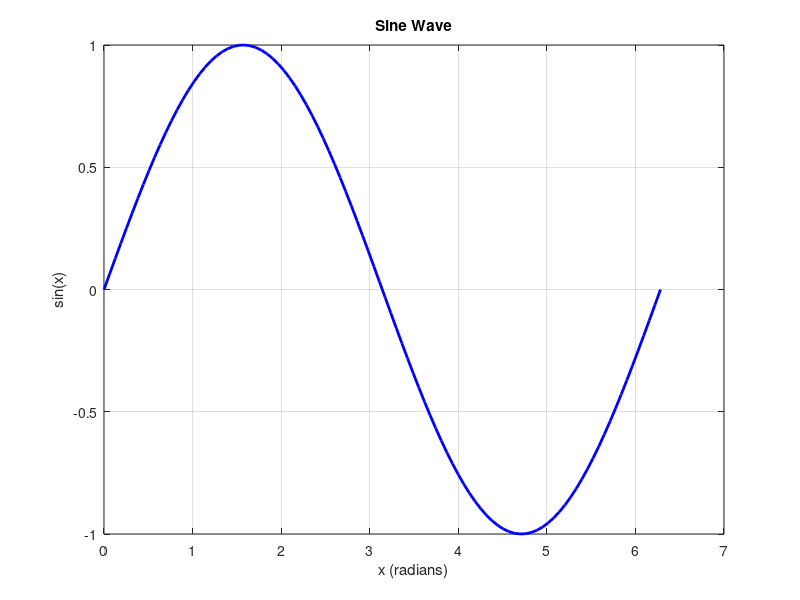

Source code (MATLAB):
% Generate x values from 0 to 2*pi
x = linspace(0, 2*pi, 100);

% Calculate y values (sine of x)
y = sin(x);

% Create a new figure
figure;

% Plot the sine wave
plot(x, y, 'b-', 'LineWidth', 2);

% Add labels and title
xlabel('x (radians)');
ylabel('sin(x)');
title('Sine Wave');

% Add grid
grid on;
